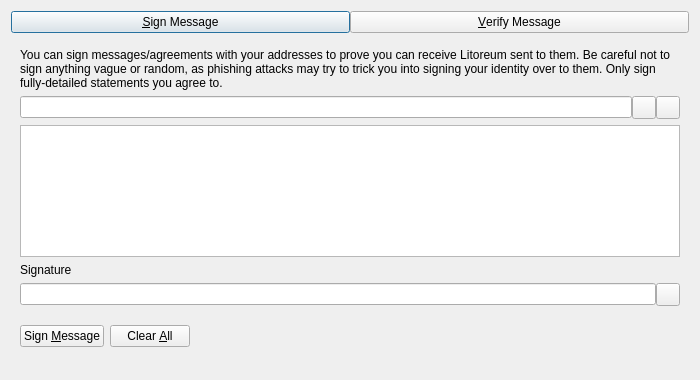
<?xml version="1.0" encoding="UTF-8"?>
<ui version="4.0">
 <class>SignVerifyMessageDialog</class>
 <widget class="QDialog" name="SignVerifyMessageDialog">
  <property name="geometry">
   <rect>
    <x>0</x>
    <y>0</y>
    <width>700</width>
    <height>380</height>
   </rect>
  </property>
  <property name="windowTitle">
   <string>Signatures - Sign / Verify a Message</string>
  </property>
  <property name="modal">
   <bool>true</bool>
  </property>
  <layout class="QVBoxLayout" name="verticalLayout">
   <item>
    <layout class="QHBoxLayout" name="horizontalLayout_Buttons_2">
     <property name="spacing">
      <number>0</number>
     </property>
     <property name="topMargin">
      <number>0</number>
     </property>
     <item>
      <widget class="QPushButton" name="btnSignMessage">
       <property name="text">
        <string>&amp;Sign Message</string>
       </property>
       <property name="checkable">
        <bool>true</bool>
       </property>
      </widget>
     </item>
     <item>
      <widget class="QPushButton" name="btnVerifyMessage">
       <property name="text">
        <string>&amp;Verify Message</string>
       </property>
       <property name="checkable">
        <bool>true</bool>
       </property>
      </widget>
     </item>
    </layout>
   </item>
   <item>
    <widget class="QStackedWidget" name="stackedWidgetSig">
     <property name="minimumSize">
      <size>
       <width>0</width>
       <height>0</height>
      </size>
     </property>
     <property name="currentIndex">
      <number>0</number>
     </property>
     <widget class="QWidget" name="pageSignMessage">
      <layout class="QVBoxLayout" name="verticalLayout_SM">
       <item>
        <widget class="QLabel" name="infoLabel_SM">
         <property name="text">
          <string>You can sign messages/agreements with your addresses to prove you can receive Litoreum sent to them. Be careful not to sign anything vague or random, as phishing attacks may try to trick you into signing your identity over to them. Only sign fully-detailed statements you agree to.</string>
         </property>
         <property name="textFormat">
          <enum>Qt::PlainText</enum>
         </property>
         <property name="wordWrap">
          <bool>true</bool>
         </property>
        </widget>
       </item>
       <item>
        <layout class="QHBoxLayout" name="horizontalLayout_1_SM">
         <property name="spacing">
          <number>0</number>
         </property>
         <item>
          <widget class="QValidatedLineEdit" name="addressIn_SM">
           <property name="toolTip">
            <string>The Litoreum address to sign the message with</string>
           </property>
          </widget>
         </item>
         <item>
          <widget class="QToolButton" name="addressBookButton_SM">
           <property name="toolTip">
            <string>Choose previously used address</string>
           </property>
           <property name="text">
            <string/>
           </property>
           <property name="shortcut">
            <string>Alt+A</string>
           </property>
          </widget>
         </item>
         <item>
          <widget class="QToolButton" name="pasteButton_SM">
           <property name="toolTip">
            <string>Paste address from clipboard</string>
           </property>
           <property name="text">
            <string/>
           </property>
           <property name="shortcut">
            <string>Alt+P</string>
           </property>
          </widget>
         </item>
        </layout>
       </item>
       <item>
        <widget class="QPlainTextEdit" name="messageIn_SM">
         <property name="toolTip">
          <string>Enter the message you want to sign here</string>
         </property>
        </widget>
       </item>
       <item>
        <widget class="QLabel" name="signatureLabel_SM">
         <property name="text">
          <string>Signature</string>
         </property>
         <property name="textFormat">
          <enum>Qt::PlainText</enum>
         </property>
        </widget>
       </item>
       <item>
        <layout class="QHBoxLayout" name="horizontalLayout_2_SM">
         <property name="spacing">
          <number>0</number>
         </property>
         <item>
          <widget class="QLineEdit" name="signatureOut_SM">
           <property name="readOnly">
            <bool>true</bool>
           </property>
          </widget>
         </item>
         <item>
          <widget class="QToolButton" name="copySignatureButton_SM">
           <property name="toolTip">
            <string>Copy the current signature to the system clipboard</string>
           </property>
           <property name="text">
            <string/>
           </property>
          </widget>
         </item>
        </layout>
       </item>
       <item>
        <layout class="QHBoxLayout" name="horizontalLayout_3_SM">
         <item>
          <widget class="QPushButton" name="signMessageButton_SM">
           <property name="toolTip">
            <string>Sign the message to prove you own this Litoreum address</string>
           </property>
           <property name="text">
            <string>Sign &amp;Message</string>
           </property>
           <property name="autoDefault">
            <bool>false</bool>
           </property>
          </widget>
         </item>
         <item>
          <widget class="QPushButton" name="clearButton_SM">
           <property name="toolTip">
            <string>Reset all sign message fields</string>
           </property>
           <property name="text">
            <string>Clear &amp;All</string>
           </property>
           <property name="autoDefault">
            <bool>false</bool>
           </property>
          </widget>
         </item>
         <item>
          <spacer name="horizontalSpacer_1_SM">
           <property name="orientation">
            <enum>Qt::Horizontal</enum>
           </property>
           <property name="sizeHint" stdset="0">
            <size>
             <width>40</width>
             <height>48</height>
            </size>
           </property>
          </spacer>
         </item>
         <item>
          <widget class="QLabel" name="statusLabel_SM">
           <property name="text">
            <string/>
           </property>
           <property name="wordWrap">
            <bool>true</bool>
           </property>
          </widget>
         </item>
         <item>
          <spacer name="horizontalSpacer_2_SM">
           <property name="orientation">
            <enum>Qt::Horizontal</enum>
           </property>
           <property name="sizeHint" stdset="0">
            <size>
             <width>40</width>
             <height>48</height>
            </size>
           </property>
          </spacer>
         </item>
        </layout>
       </item>
      </layout>
     </widget>
     <widget class="QWidget" name="pageVerifyMessage">
      <layout class="QVBoxLayout" name="verticalLayout_VM">
       <item>
        <widget class="QLabel" name="infoLabel_VM">
         <property name="text">
          <string>Enter the receiver's address, message (ensure you copy line breaks, spaces, tabs, etc. exactly) and signature below to verify the message. Be careful not to read more into the signature than what is in the signed message itself, to avoid being tricked by a man-in-the-middle attack. Note that this only proves the signing party receives with the address, it cannot prove sendership of any transaction!</string>
         </property>
         <property name="textFormat">
          <enum>Qt::PlainText</enum>
         </property>
         <property name="alignment">
          <set>Qt::AlignLeading|Qt::AlignLeft|Qt::AlignTop</set>
         </property>
         <property name="wordWrap">
          <bool>true</bool>
         </property>
        </widget>
       </item>
       <item>
        <layout class="QHBoxLayout" name="horizontalLayout_1_VM">
         <property name="spacing">
          <number>0</number>
         </property>
         <item>
          <widget class="QValidatedLineEdit" name="addressIn_VM">
           <property name="toolTip">
            <string>The Litoreum address the message was signed with</string>
           </property>
          </widget>
         </item>
         <item>
          <widget class="QToolButton" name="addressBookButton_VM">
           <property name="toolTip">
            <string>Choose previously used address</string>
           </property>
           <property name="text">
            <string/>
           </property>
           <property name="shortcut">
            <string>Alt+A</string>
           </property>
          </widget>
         </item>
        </layout>
       </item>
       <item>
        <widget class="QPlainTextEdit" name="messageIn_VM"/>
       </item>
       <item>
        <widget class="QValidatedLineEdit" name="signatureIn_VM"/>
       </item>
       <item>
        <layout class="QHBoxLayout" name="horizontalLayout_2_VM">
         <item>
          <widget class="QPushButton" name="verifyMessageButton_VM">
           <property name="toolTip">
            <string>Verify the message to ensure it was signed with the specified Litoreum address</string>
           </property>
           <property name="text">
            <string>Verify &amp;Message</string>
           </property>
           <property name="autoDefault">
            <bool>false</bool>
           </property>
          </widget>
         </item>
         <item>
          <widget class="QPushButton" name="clearButton_VM">
           <property name="toolTip">
            <string>Reset all verify message fields</string>
           </property>
           <property name="text">
            <string>Clear &amp;All</string>
           </property>
           <property name="autoDefault">
            <bool>false</bool>
           </property>
          </widget>
         </item>
         <item>
          <spacer name="horizontalSpacer_1_VM">
           <property name="orientation">
            <enum>Qt::Horizontal</enum>
           </property>
           <property name="sizeHint" stdset="0">
            <size>
             <width>40</width>
             <height>48</height>
            </size>
           </property>
          </spacer>
         </item>
         <item>
          <widget class="QLabel" name="statusLabel_VM">
           <property name="text">
            <string/>
           </property>
           <property name="wordWrap">
            <bool>true</bool>
           </property>
          </widget>
         </item>
         <item>
          <spacer name="horizontalSpacer_2_VM">
           <property name="orientation">
            <enum>Qt::Horizontal</enum>
           </property>
           <property name="sizeHint" stdset="0">
            <size>
             <width>40</width>
             <height>48</height>
            </size>
           </property>
          </spacer>
         </item>
        </layout>
       </item>
      </layout>
     </widget>
    </widget>
   </item>
  </layout>
 </widget>
 <customwidgets>
  <customwidget>
   <class>QValidatedLineEdit</class>
   <extends>QLineEdit</extends>
   <header>qt/qvalidatedlineedit.h</header>
  </customwidget>
 </customwidgets>
 <resources>
  <include location="../litoreum.qrc"/>
 </resources>
 <connections/>
</ui>
